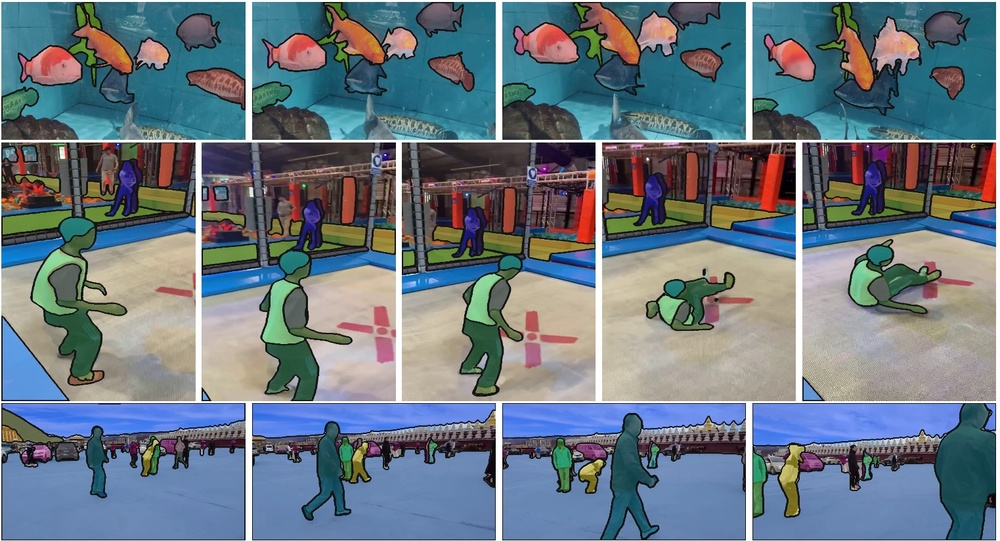
#> input picture sam2/assets/sa_v_dataset.jpg, 1000 x 541 px, shrunk from 1523 x 824 before the run; its folder holds only this picture in this run
$ python -i train_utils.py   (imports and definitions only)
#> lines starting #> are read from the running program, lines starting #| are printed output that depends on the picture; after the words box and inside, x2 and y2 are one past the last pixel; in counts of white or black regions, pixels touching at a corner belong together
import cv2
import numpy as np
import matplotlib.pyplot as plt
from PIL import Image
import os
import shutil

def seperate_mask(mask_path) -> list:
    '''

    '''
#> called with mask_path = 'assets/sa_v_dataset.jpg'
    img = cv2.imread(mask_path)
#> img is the input picture: shape (541, 1000, 3); mean B, G, R 130, 119.7, 106
    gray = cv2.cvtColor(img, cv2.COLOR_BGR2GRAY)
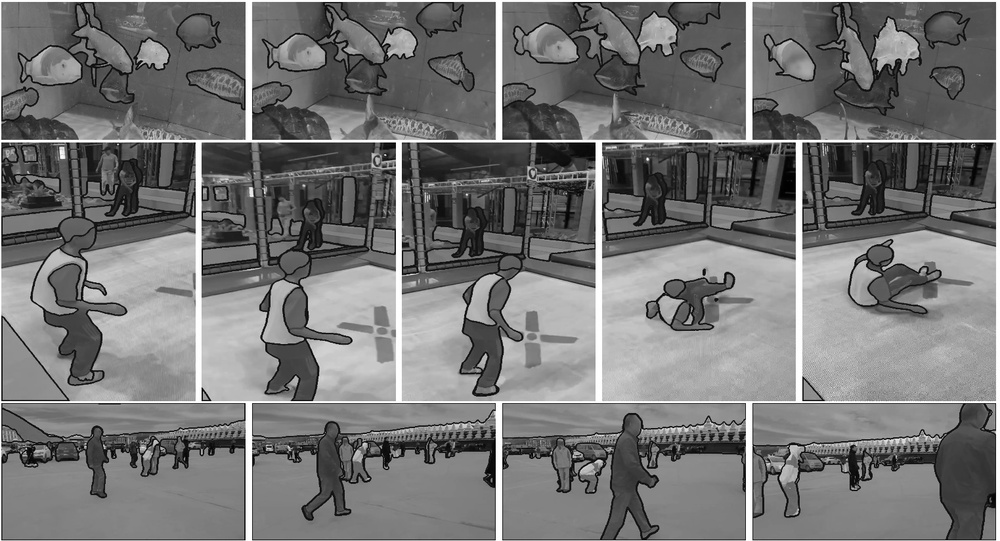
#> gray: shape (541, 1000); min 0, max 255, mean 116.8
    # 二值化图像 (白色区域变为255，其他区域变为0)
    _, binary = cv2.threshold(gray, 250, 255, cv2.THRESH_BINARY)
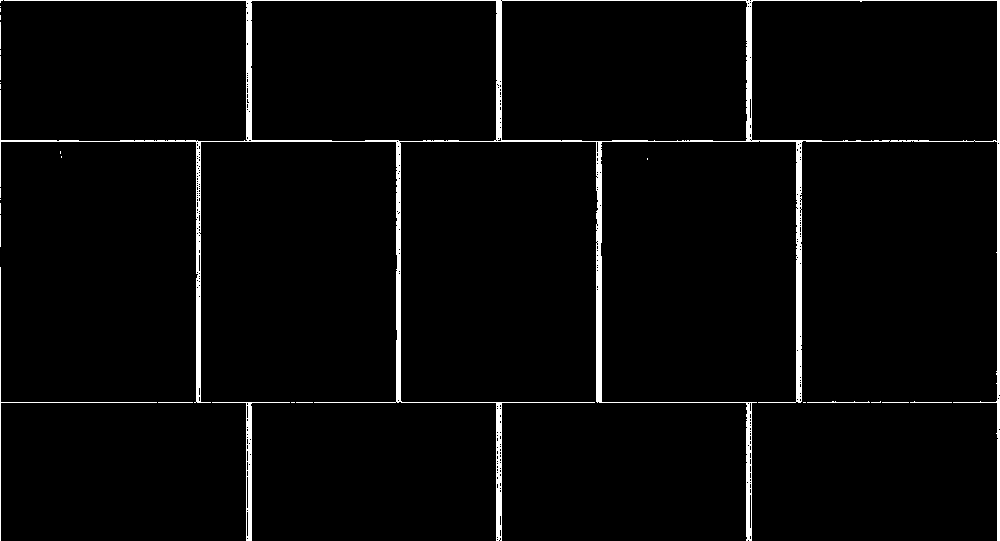
#> binary: shape (541, 1000); 2.9% white; 27 white regions (17 under 20 px)
    # 查找轮廓
    contours, _ = cv2.findContours(binary, cv2.RETR_EXTERNAL, cv2.CHAIN_APPROX_SIMPLE)
#> contours = 27 contours, 25 with area under 20; largest, box (x1, y1, x2, y2) and area: (0, 0, 1000, 541) 113051, (212, 402, 290, 541) 689
    masks = []
    points = []
    for contour in contours:
        mask = np.zeros(img.shape, dtype=np.uint8)
        pts = np.array([contour], dtype=np.int32)
        mask = cv2.fillPoly(mask, pts, (255, 255, 255))
        _, binary = cv2.threshold(mask, 250, 255, cv2.THRESH_BINARY)
        masks.append(np.array(binary))

        # 计算最小外接矩形
        x, y, w, h = cv2.boundingRect(contour)
        points.append([x + w/2, y + h/2])
        # 将mask转换为2D纯二值掩码，0为黑，1为白
        mask_2d = cv2.cvtColor(mask, cv2.COLOR_BGR2GRAY)
        mask_2d = (mask_2d > 0).astype(np.uint8)
        masks[-1] = mask_2d
#> this loop made 27 passes
#> (contour, x, y, w, h) on passes 1, 2, 3, 4, 6, 8, 11, 12, 14, 15: ([[882, 402], [908, 402]], 882, 402, 27, 1), ([[803, 402], [805, 402]], 803, 402, 3, 1), ([[296, 402], [312, 402]], 296, 402, 17, 1), ([[291, 402], [294, 402]], 291, 402, 4, 1), ([[158, 402], [192, 402]], 158, 402, 35, 1), ([[880, 401], [879, 402], [871, 402], [880, 402]], 871, 401, 10, 2), ([[0, 215], [0, 246]], 0, 215, 1, 32), ([[0, 203], [0, 213]], 0, 203, 1, 11), ([[0, 188], [0, 197]], 0, 188, 1, 10), ([[647, 158], [647, 159]], 647, 158, 1, 2)
#> (x, y, w, h) on passes 5, 7, 9, 10, 13, 19: (212, 402, 78, 139), (910, 401, 42, 2), (807, 401, 63, 2), (0, 267, 157, 274), (0, 199, 1, 1), (0, 82, 1, 1)
#> pass 1, in seperate_mask, `mask = cv2.fillPoly(mask, pts, (255, 255, 255))`:
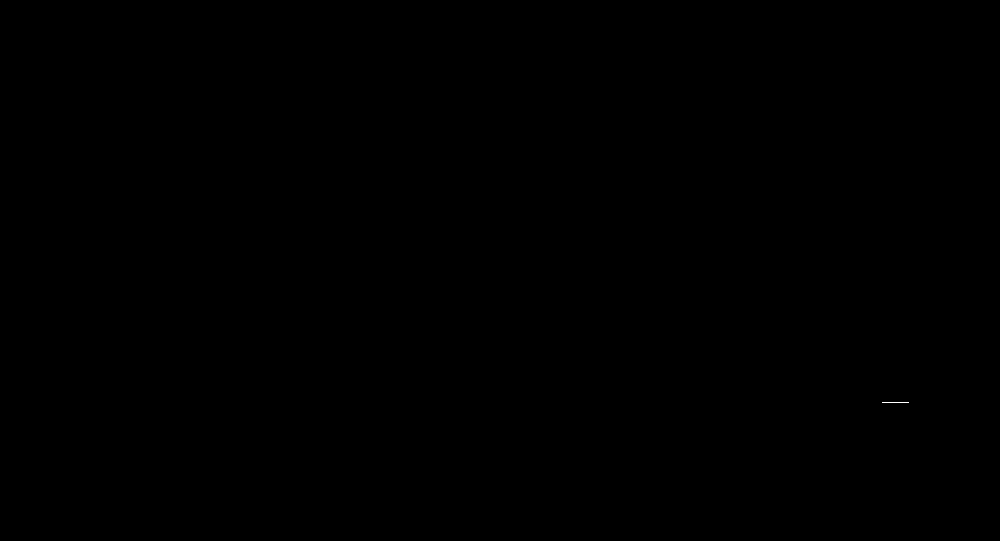
#> mask: shape (541, 1000, 3); 0% white in thin lines or dots, all inside (x1, y1, x2, y2) = (882, 402, 909, 403)
#> after the loop: mask: shape (541, 1000, 3); 0% white in thin lines or dots, all inside (x1, y1, x2, y2) = (0, 0, 3, 3)
#> after the loop, masks = 27 items; points = 27 pairs, first value 0.5 to 931, second value 1.5 to 471.5
    return np.array(masks), np.array(points)

# [67 lines left out: functions load_one_data, build_dataset, not called in this run]

>>> result = seperate_mask('assets/sa_v_dataset.jpg')
